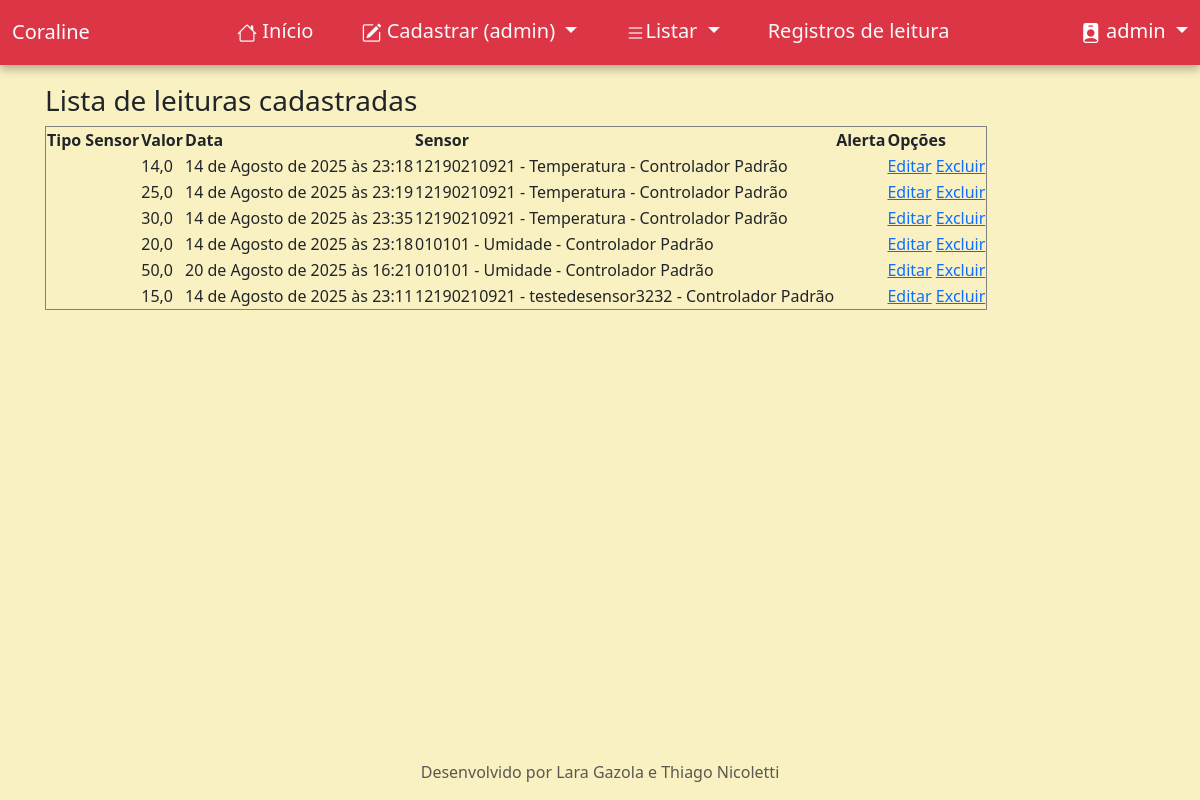
The page /listar/leitura/ (signed in) on the database its author committed.
### paginasweb/models.py (models this page shows, shortened)
class Leitura(models.Model):
    valor = models.FloatField()
    data = models.DateTimeField()
    sensor = models.ForeignKey(Sensor, on_delete=models.CASCADE, null=True)
    cadastrado_por = models.ForeignKey(User, on_delete=models.CASCADE, null=True, blank=True, related_name='leituras')
    cadastrado_em = models.DateTimeField(auto_now_add=True)
    class Meta:
        ordering = ['sensor', 'cadastrado_em']

class Sensor(models.Model):
    numero_serial = models.CharField(max_length=255, verbose_name="Número Serial")
    descricao = models.CharField(max_length=255, verbose_name="Descrição")
    tipo_sensor = models.CharField(max_length=30, choices=TIPO_SENSOR, default="1")
    controlador = models.ForeignKey(Controlador, on_delete=models.CASCADE)
    cadastrado_por = models.ForeignKey(User, on_delete=models.CASCADE, related_name='sensores')
    cadastrado_em = models.DateTimeField(auto_now_add=True)
    atualizado_em = models.DateTimeField(auto_now=True)
    def __str__(self):
        return f"{self.numero_serial} - {self.descricao} - {self.controlador.nome}"
    class Meta:
        ordering = ['descricao', 'cadastrado_em']

class Controlador(models.Model):
    nome = models.CharField(max_length=255, verbose_name="Nome", default="Controlador Padrão")
    descricao = models.CharField(max_length=255, verbose_name="Descrição")
    usuario = models.ForeignKey(User, on_delete=models.PROTECT)
    cadastrado_por = models.ForeignKey(User, on_delete=models.CASCADE, related_name='controladores')
    cadastrado_em = models.DateTimeField(auto_now_add=True)
    atualizado_em = models.DateTimeField(auto_now=True)
    class Meta:
        ordering = ['nome', 'cadastrado_em']

### paginasweb/views.py (the view)
# urls.py: path("listar/leitura/", LeituraList.as_view(), name="listar-leitura"),
class LeituraList(GroupRequiredMixin, SuccessMessageMixin, LoginRequiredMixin, ListView):
     group_required = u"Administrador"
     model = Leitura
     template_name = 'paginasweb/leitura.html'

### paginasweb/views.py (called while the page is built)
    def get_context_data(self, **kwargs):
        context = super().get_context_data(**kwargs)
        if self.request.user.groups.filter(name='Administrador').exists():
            context['sou_admin'] = True
        return context

### paginasweb/templates/paginasweb/leitura.html
{% extends "paginasweb/index.html" %}
{% load static %}
{% block conteudo %}
<h3>Lista de leituras cadastradas</h3>
<table border="1">
    <tr>
        <th>Tipo Sensor</th>
        <th>Valor</th>
        <th>Data</th>
        <th>Sensor</th>
        <th>Alerta</th>
        <th>Opções</th>
    </tr>
    {% for obj in object_list %}
    <tr>
        <td>{{ obj.tipo_sensor }}</td>
        <td>{{ obj.valor }}</td>
        <td>{{ obj.data }}</td>
        <td>{{ obj.sensor }}</td>
        <td>{{ obj.alerta }}</td>
        <td>
            <a href="#">Editar</a>
            <a href="#">Excluir</a>
        </td>
    </tr>
    {% empty %}
    <tr>
        <td colspan="3">Nenhum registro encontrado.</td>
    </tr>
    {% endfor %}
</table>
{% endblock %}

### paginasweb/templates/paginasweb/bootstrap.html (shortened to what this page needs)
{% load static %}
<!DOCTYPE html>
<html lang="pt-br" class="h-100" data-bs-theme="auto">
<head>
    <link href="https://cdn.jsdelivr.net/npm/bootstrap@5.3.7/dist/css/bootstrap.min.css" rel="stylesheet">
    <link href="{% static "css/bootstrap_meu.css" %}" rel="stylesheet">
    <link rel="stylesheet" href="https://cdn.jsdelivr.net/npm/bootstrap-icons@1.11.3/font/bootstrap-icons.css">
</head>
<body class="d-flex flex-column h-100 bg-amarelinho">
    <header>
        <nav class="navbar navbar-expand-md navbar-dark fixed-top bg-danger shadow-minha fs-5">
          <div class="container-fluid">
              <a class="navbar-brand" href="#">Coraline</a>
            <div class="collapse navbar-collapse justify-content-center" id="navbarCollapse">
              <ul class="navbar-nav mb-2 mb-md-0">
                <li class="nav-item mx-3"><a class="nav-link link-light"  href="{% url "index" %}"><i class="bi bi-house"></i> Início</a></li>
                {% if request.user.is_authenticated %}
                 {% if not sou_admin %}
                <li class="nav-item mx-3 dropdown">
                    <a class="nav-link link-light dropdown-toggle" href="#" id="listarDropdown" role="button" data-bs-toggle="dropdown" aria-expanded="false">
                        <i class="bi bi-pencil-square"></i> Cadastrar
                    </a>
                    <ul class="dropdown-menu rounded-4 fs-5">
                        <li><a class="dropdown-item" href="{% url "cadastrar-controlador" %}">Controlador</a></li>
                        <li><a class="dropdown-item" href="{% url "cadastrar-regra" %}">Regra</a></li>
                    </ul>
                </li>
                {% else %}
                <li class="nav-item mx-3 dropdown">
                    <a class="nav-link link-light dropdown-toggle" href="#" id="listarDropdown" role="button" data-bs-toggle="dropdown" aria-expanded="false">
                        <i class="bi bi-pencil-square"></i> Cadastrar (admin)
                    </a>
                </li>
                {% endif %}
                <li class="nav-item mx-3 dropdown">
                    <a class="nav-link link-light dropdown-toggle" href="#" id="listarDropdown" role="button" data-bs-toggle="dropdown" aria-expanded="false">
                        <i class="bi bi-list"></i>Listar
                    </a>
                </li>
                <li class="nav-item mx-3"><a class="nav-link link-light"  href="{% url "listar-leitura" %}">Registros de leitura</a></li>
              </ul>
            </div>
            <div class="dropdown">
              <a class="nav-link dropdown-toggle text-white" href="#" role="button" data-bs-toggle="dropdown"
                aria-expanded="false">
                <i class="bi bi-person-badge-fill"></i>
                {{request.user.username}}
              </a>
            </div>
          </div>
          {% else %}
                <li class="nav-item mx-3"><a class="nav-link link-light"  href="{% url "sobre" %}">Sobre nós</a></li>
          {% endif %}
        </nav>
      </header>
    <main class="flex-shrink-0">
        <div class="container">
            <br>
            {% block conteudo %}{% endblock conteudo %}
        </div>
    </main>
    <footer class="footer mt-auto py-3 bg-body-amarelinho text-center">
        <div class="container"> <span class="text-body-secondary">Desenvolvido por Lara Gazola e Thiago Nicoletti</span> </div>
    </footer>
</body>
</html>

### rows shown on the page
Leitura: valor "14,0", data "14 de Agosto de 2025 às 23:18", sensor "12190210921 - Temperatura - Controlador Padrão"
Leitura: valor "25,0", data "14 de Agosto de 2025 às 23:19", sensor "12190210921 - Temperatura - Controlador Padrão"
Leitura: valor "30,0", data "14 de Agosto de 2025 às 23:35", sensor "12190210921 - Temperatura - Controlador Padrão"
Leitura: valor "20,0", data "14 de Agosto de 2025 às 23:18", sensor "010101 - Umidade - Controlador Padrão"
Leitura: valor "50,0", data "20 de Agosto de 2025 às 16:21", sensor "010101 - Umidade - Controlador Padrão"
Leitura: valor "15,0", data "14 de Agosto de 2025 às 23:11", sensor "12190210921 - testedesensor3232 - Controlador Padrão"

### other values the page prints
{{ request.user.username }} "admin"
